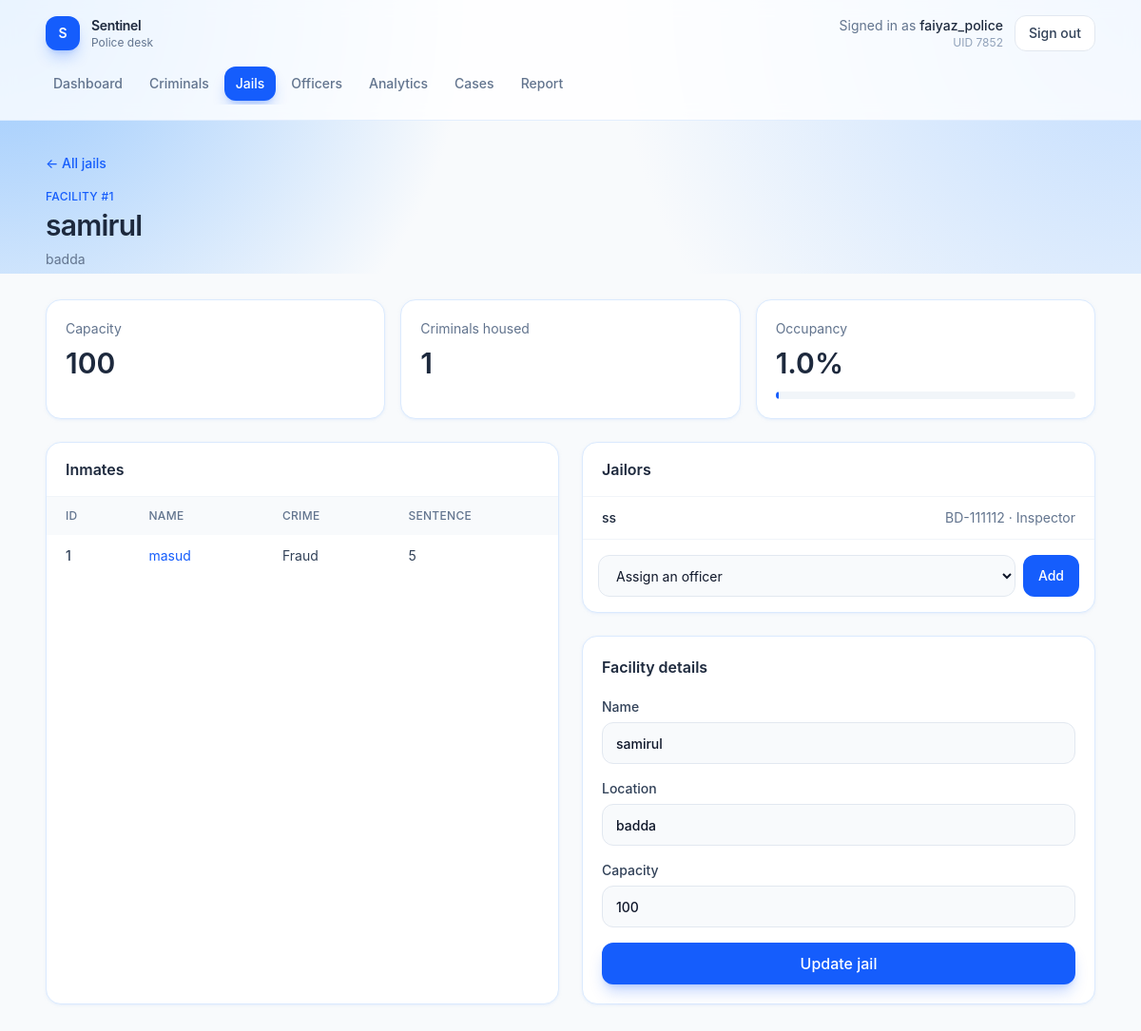
The page /jails/1 (signed in) on the database as committed earlier.
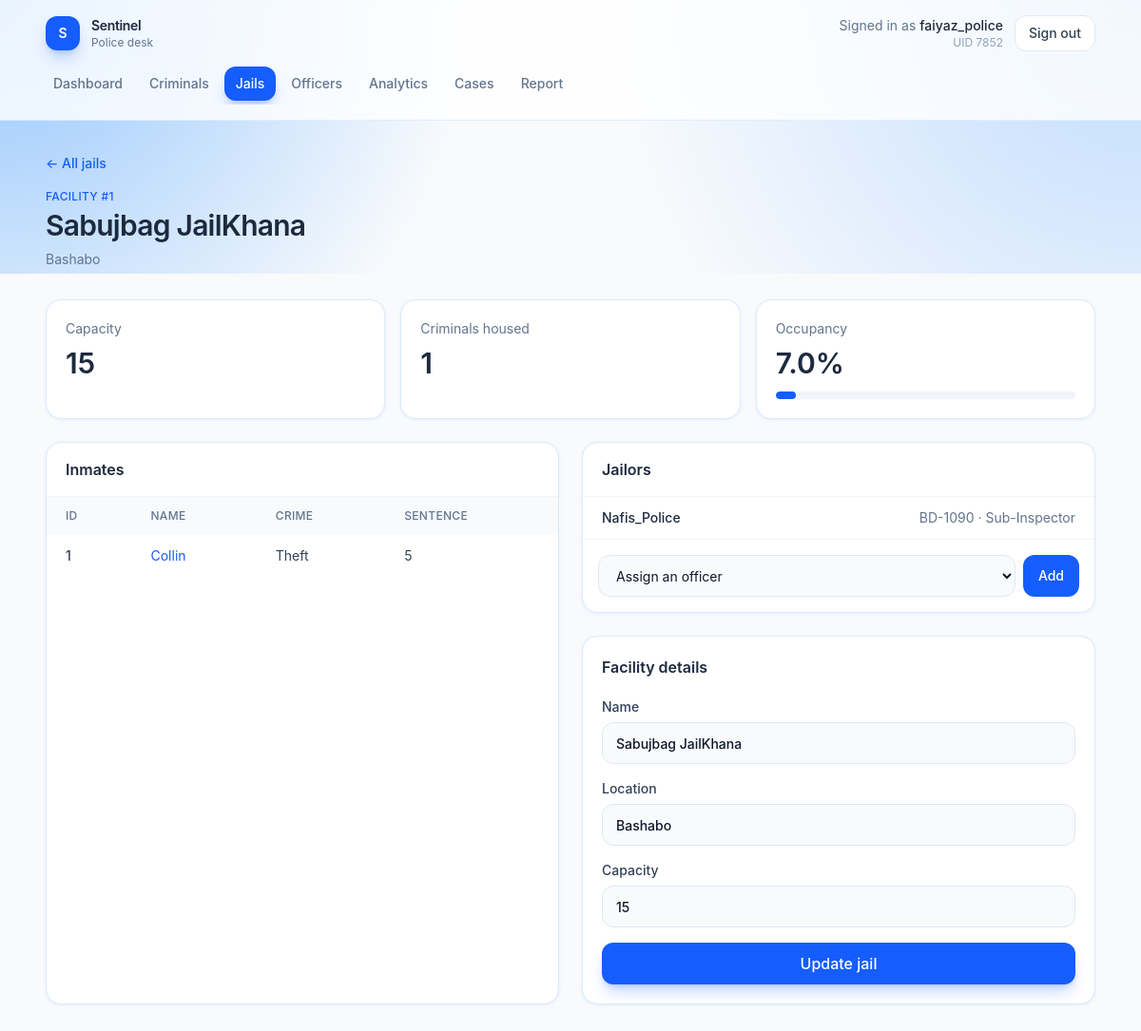
The same page on the database as committed later.
### tables this page shows
CREATE TABLE USER (
    UID INTEGER PRIMARY KEY,
    phone TEXT,
    age INTEGER,
    gender TEXT,
    role TEXT,
    name TEXT NOT NULL,
    password TEXT NOT NULL
);

CREATE TABLE Jail (
    JID INTEGER PRIMARY KEY,
    Name TEXT NOT NULL,
    Location TEXT,
    Capacity INTEGER
);

CREATE TABLE Criminal (
    CID INTEGER PRIMARY KEY,
    Name TEXT NOT NULL,
    Age INTEGER,
    Crime TEXT,
    Height REAL,
    Gender TEXT,
    Nationality TEXT,
    JID INTEGER,
    time_sentenced TEXT,
    FOREIGN KEY (JID) REFERENCES Jail(JID)
);

CREATE TABLE Jailor (
    UID INTEGER NOT NULL,
    JID INTEGER NOT NULL,
    PRIMARY KEY (UID, JID),
    FOREIGN KEY (UID) REFERENCES POLICE(UID),
    FOREIGN KEY (JID) REFERENCES Jail(JID)
);

CREATE TABLE POLICE (
    UID INTEGER PRIMARY KEY,
    badge_no TEXT UNIQUE,
    patrol_area TEXT,
    number_of_arrests INTEGER DEFAULT 0,
    department TEXT,
    rank TEXT,
    supervisor INTEGER,
    issupervisor boolean DEFAULT FALSE,
    FOREIGN KEY (UID) REFERENCES USER(UID),
    FOREIGN KEY (supervisor) REFERENCES POLICE(UID)
);

### app.py (the view, shortened to what this page needs)
@app.route("/jails/<int:jid>", methods=["GET", "POST"])
def jail_detail(jid):
    if not check_login():
            return redirect("/login")
    if session.get("role") != "police":
        return redirect("/dashboard")
    if request.method == "GET":
        db = get_db()
        jail = db.execute("SELECT j.*, Count(c.CID) as Occupancy FROM Jail j LEFT JOIN Criminal c ON j.JID = c.JID WHERE j.JID = ?", (jid,)).fetchone()
        inmates = db.execute("SELECT * FROM Criminal WHERE JID = ?", (jid,)).fetchall()
        jailers = db.execute("SELECT j.UID, u.Name, p.badge_no, p.rank FROM Jailor j JOIN User u ON j.UID = u.UID JOIN Police p ON j.UID = p.UID WHERE j.JID = ?", (jid,)).fetchall()
        officers = db.execute("SELECT p.UID, u.Name FROM Police p JOIN User u ON p.UID = u.UID where p.UID not in (SELECT distinct UID FROM Jailor)").fetchall()
        return render_template("jail_detail.html", jail=jail, inmates=inmates, jailors=jailers, officers=officers)

### app.py (called while the page is built)
def get_db():
    if "db" not in g:
        g.db = sqlite3.connect(app.config["DATABASE"])
        g.db.row_factory = sqlite3.Row
    return g.db

def check_login():
    if session.get("loggedin_UID") is None:
        return False
    return True

@app.context_processor
def inject_current_user():
    uid = session.get("loggedin_UID")
    if not uid:
        return {"user_name": "Guest"}
    name = session.get("name")
    if not name:
        db = get_db()
        row = db.execute("SELECT name FROM USER WHERE UID = ?", (uid,)).fetchone()
        name = row["name"] if row else "Guest"
        session["name"] = name
    return {"user_name": name}

@app.after_request
def disable_cache(response):
    response.headers["Cache-Control"] = "no-store, no-cache, must-revalidate, max-age=0"
    response.headers["Pragma"] = "no-cache"
    response.headers["Expires"] = "0"
    return response

### templates/jail_detail.html (shortened to what this page needs)
{% extends "app.html" %}
{% set jail = jail if jail is defined else {"JID": 1, "Name": "Dhaka Central Jail", "Location": "Keraniganj", "Capacity": 400, "occupancy": 312} %}
{% set inmates = inmates if inmates is defined else [
    {"CID": 101, "Name": "Karim Uddin", "Crime": "Theft", "time_sentenced": "5 years"},
    {"CID": 103, "Name": "Faruk Hossain", "Crime": "Robbery", "time_sentenced": "8 years"},
] %}
{% set jailors = jailors if jailors is defined else [
    {"UID": 1, "name": "rahman", "badge_no": "BD-1042", "rank": "Inspector"},
] %}
{% set officers = officers if officers is defined else [{"UID": 1, "name": "rahman"}, {"UID": 3, "name": "ayesha"}] %}
{% set pct = ((jail.occupancy or 0) / jail.Capacity * 100) if jail.Capacity else 0 %}
{% block page %}
<div class="mb-8">
    <a href="{{ url_for('jails') }}" class="text-sm font-medium text-blue-600 hover:text-blue-700">← All jails</a>
    <p class="mt-4 text-xs font-medium uppercase tracking-wide text-blue-600">Facility #{{ jail.JID }}</p>
    <h1 class="mt-1 text-3xl font-semibold tracking-tight text-slate-800">{{ jail.Name }}</h1>
    <p class="mt-2 text-sm text-slate-500">{{ jail.Location or "—" }}</p>
</div>
<section class="mb-6 grid gap-4 sm:grid-cols-3">
    <article class="rounded-2xl border border-blue-100 bg-white p-5 shadow-sm shadow-blue-100/50">
        <p class="text-sm text-slate-500">Capacity</p>
        <p class="mt-2 text-3xl font-semibold text-slate-800">{{ jail.Capacity or 0 }}</p>
    </article>
    <article class="rounded-2xl border border-blue-100 bg-white p-5 shadow-sm shadow-blue-100/50">
        <p class="text-sm text-slate-500">Criminals housed</p>
        <p class="mt-2 text-3xl font-semibold text-slate-800">{{ jail.occupancy or inmates|length }}</p>
    </article>
    <article class="rounded-2xl border border-blue-100 bg-white p-5 shadow-sm shadow-blue-100/50">
        <p class="text-sm text-slate-500">Occupancy</p>
        <p class="mt-2 text-3xl font-semibold text-slate-800">{{ pct|round(0) }}%</p>
        <div class="mt-3 h-2 overflow-hidden rounded-full bg-slate-100">
            <div class="h-2 rounded-full bg-blue-600" style="width: {{ [pct, 100]|min }}%"></div>
        </div>
    </article>
</section>
<div class="grid gap-6 lg:grid-cols-2">
    <article class="overflow-hidden rounded-2xl border border-blue-100 bg-white shadow-sm shadow-blue-100/50">
        <div class="border-b border-slate-100 px-5 py-4">
            <h2 class="font-semibold text-slate-800">Inmates</h2>
        </div>
        {% if inmates %}
        <div class="overflow-x-auto">
            <table class="w-full text-left text-sm">
                <thead class="bg-slate-50 text-xs uppercase tracking-wide text-slate-500">
                    <tr>
                        <th class="px-5 py-3 font-medium">ID</th>
                        <th class="px-5 py-3 font-medium">Name</th>
                        <th class="px-5 py-3 font-medium">Crime</th>
                        <th class="px-5 py-3 font-medium">Sentence</th>
                    </tr>
                </thead>
                <tbody class="divide-y divide-slate-100">
                    {% for inmate in inmates %}
                    <tr class="text-slate-700">
                        <td class="px-5 py-3 font-medium">{{ inmate.CID }}</td>
                        <td class="px-5 py-3">
                            <a href="{{ url_for('criminal_detail', cid=inmate.CID) }}" class="text-blue-600 hover:text-blue-700">{{ inmate.Name }}</a>
                        </td>
                        <td class="px-5 py-3">{{ inmate.Crime or "—" }}</td>
                        <td class="px-5 py-3">{{ inmate.time_sentenced or "—" }}</td>
                    </tr>
                    {% endfor %}
                </tbody>
            </table>
        </div>
        {% else %}
        <p class="px-5 py-10 text-center text-sm text-slate-500">No inmates assigned.</p>
        {% endif %}
    </article>
    <div class="flex flex-col gap-6">
        <article class="overflow-hidden rounded-2xl border border-blue-100 bg-white shadow-sm shadow-blue-100/50">
            <div class="border-b border-slate-100 px-5 py-4">
                <h2 class="font-semibold text-slate-800">Jailors</h2>
            </div>
            {% if jailors %}
            <ul class="divide-y divide-slate-100 text-sm">
                {% for jailor in jailors %}
                <li class="flex items-center justify-between px-5 py-3">
                    <span class="font-medium text-slate-800">{{ jailor.name }}</span>
                    <span class="text-slate-500">{{ jailor.badge_no }} · {{ jailor.rank or "—" }}</span>
                </li>
                {% endfor %}
            </ul>
            {% else %}
            <p class="px-5 py-8 text-center text-sm text-slate-500">No jailors assigned.</p>
            {% endif %}
            <form action="{{ url_for('jail_detail', jid=jail.JID) }}" method="post" class="flex gap-2 border-t border-slate-100 p-4">
                <select name="UID" class="h-11 flex-1 rounded-xl border border-slate-200 bg-slate-50 px-3.5 text-sm outline-none focus:border-blue-500 focus:bg-white focus:ring-4 focus:ring-blue-100">
                    <option value="">Assign an officer</option>
                </select>
                <button type="submit" class="h-11 rounded-xl bg-blue-600 px-4 text-sm font-medium text-white hover:bg-blue-700">Add</button>
            </form>
        </article>
        <article class="rounded-2xl border border-blue-100 bg-white p-5 shadow-sm shadow-blue-100/50">
            <h2 class="font-semibold text-slate-800">Facility details</h2>
            <form action="/updatejail" method="post" class="mt-5 flex flex-col gap-4">
                <label class="flex flex-col gap-1.5 text-sm font-medium text-slate-700">
                    Name
                    <input type="text" name="Name" value="{{ jail.Name }}" required class="h-11 rounded-xl border border-slate-200 bg-slate-50 px-3.5 outline-none focus:border-blue-500 focus:bg-white focus:ring-4 focus:ring-blue-100">
                </label>
                <label class="flex flex-col gap-1.5 text-sm font-medium text-slate-700">
                    Location
                    <input type="text" name="Location" value="{{ jail.Location or '' }}" class="h-11 rounded-xl border border-slate-200 bg-slate-50 px-3.5 outline-none focus:border-blue-500 focus:bg-white focus:ring-4 focus:ring-blue-100">
                </label>
                <label class="flex flex-col gap-1.5 text-sm font-medium text-slate-700">
                    Capacity
                    <input type="number" name="Capacity" value="{{ jail.Capacity or '' }}" class="h-11 rounded-xl border border-slate-200 bg-slate-50 px-3.5 outline-none focus:border-blue-500 focus:bg-white focus:ring-4 focus:ring-blue-100">
                </label>
                <button type="submit" class="h-11 rounded-xl bg-blue-600 font-medium text-white shadow-lg shadow-blue-600/25 transition hover:bg-blue-700">Update jail</button>
            </form>
        </article>
    </div>
</div>
{% endblock %}

### templates/app.html (shortened to what this page needs)
{% extends "layout.html" %}
{% set role = role|default(user.role if user is defined and user else session.get("role", "user")) %}
{% set user_name = user.name if user is defined and user else user_name %}
{% set path = request.path %}
{% block content %}
<div class="min-h-screen bg-slate-50">
    <div class="pointer-events-none absolute inset-x-0 top-0 h-72 bg-[radial-gradient(circle_at_top_left,_#93c5fd_0%,_transparent_40%),radial-gradient(circle_at_top_right,_#bfdbfe_0%,_transparent_45%)]"></div>
    <header class="relative border-b border-blue-100/80 bg-white/80 backdrop-blur">
        <div class="mx-auto flex max-w-6xl flex-col gap-4 px-4 py-4 sm:px-6">
            <div class="flex items-center justify-between">
                <a href="{{ url_for('dashboard') }}" class="flex items-center gap-3">
                    <span class="flex h-9 w-9 items-center justify-center rounded-xl bg-blue-600 text-sm font-semibold text-white shadow-lg shadow-blue-600/25">S</span>
                    <div>
                        <p class="text-sm font-semibold tracking-tight text-slate-800">Sentinel</p>
                        <p class="text-xs text-slate-500">{{ "Police desk" if role == "police" else "Public portal" }}</p>
                    </div>
                </a>
                <div class="flex items-center gap-3">
                    <div class="hidden text-right sm:block">
                        <p class="text-sm text-slate-500">Signed in as <span class="font-medium text-slate-800">{{ user_name }}</span></p>
                        <p class="text-xs text-slate-400">UID {{ session.get("loggedin_UID") }}</p>
                    </div>
                    <a href="{{ url_for('logout') }}" class="rounded-xl border border-slate-200 bg-white px-3.5 py-2 text-sm font-medium text-slate-700 transition hover:border-blue-200 hover:bg-blue-50 hover:text-blue-700">
                        Sign out
                    </a>
                </div>
            </div>
            <nav class="-mx-1 flex gap-1 overflow-x-auto pb-1 text-sm font-medium">
                {% macro nav_link(href, label, active) %}
                <a
                    href="{{ href }}"
                    class="whitespace-nowrap rounded-xl px-3 py-2 transition {% if active %}bg-blue-600 text-white shadow-lg shadow-blue-600/25{% else %}text-slate-500 hover:bg-blue-50 hover:text-blue-700{% endif %}"
                >{{ label }}</a>
                {% endmacro %}
                {% if role == "police" %}
                    {{ nav_link(url_for("dashboard"), "Dashboard", path == "/dashboard") }}
                    {{ nav_link(url_for("criminals"), "Criminals", path.startswith("/criminals")) }}
                    {{ nav_link(url_for("jails"), "Jails", path.startswith("/jails")) }}
                    {% if session.get("issupervisor") %}
                    {{ nav_link(url_for("officers"), "Officers", path.startswith("/officers")) }}
                    {% endif %}
                    {{ nav_link(url_for("analytics"), "Analytics", path.startswith("/analytics")) }}
                    {{ nav_link(url_for("incidents"), "Cases", path.startswith("/incidents")) }}
                    {{ nav_link(url_for("report_incident"), "Report", path.startswith("/report")) }}
                {% endif %}
            </nav>
        </div>
    </header>
    <main class="relative mx-auto max-w-6xl px-4 py-8 sm:px-6">
        {% block page %}{% endblock %}
    </main>
</div>
{% endblock %}

### templates/layout.html (shortened to what this page needs)
<!DOCTYPE html>
<html lang="en">
<head>
    <link rel="stylesheet" href="{{ url_for('static', filename='output.css') }}">
</head>
<body class="min-h-screen bg-slate-50 text-slate-800 antialiased">
    {% block content %}{% endblock %}
</body>
</html>

Rows that differ between the two databases and show on the page:
changed Jail id 1: Name "samirul" → "Sabujbag JailKhana"; Location "badda" → "Bashabo"; Capacity "100" → "15"
changed Criminal id 1: Name "masud" → "Collin"; Crime "Fraud" → "Theft"
changed Jailor: name "ss" → "Nafis_Police"; badge_no "BD-111112" → "BD-1090"; rank "Inspector" → "Sub-Inspector"
Other text that changed with them:
{{ pct|round(0) }}: "1.0" → "7.0"
{{ [pct, 100]|min }}: 1.0 → 6.666666666666667 (drawn)
